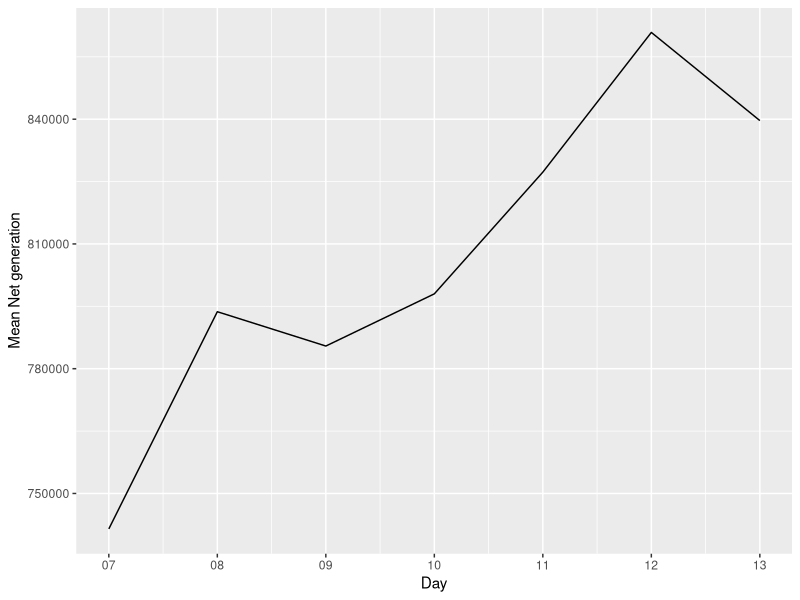

The R script that drew this image:
library(dplyr)
library(ggplot2)

A <- read.delim('data/table.tsv')

A$DateTime <- as.POSIXct( A$megawatthours, tz = "EST", format = "%H:%M EST %m/%d/%Y" )
B <- A[ order(A$DateTime), ]

B <- B[B$DateTime >= as.POSIXct("2021-02-07", tz = "EST") 
       & B$DateTime <= as.POSIXct("2021-02-13 23:59:59", tz = "EST") ,]

net_generation_cols <- c(
  "Net.generation",
  "Net.generation.1",
  "Net.generation.2",
  "Net.generation.3",
  "Net.generation.4",
  "Net.generation.5",
  "Net.generation.6",
  "Net.generation.7",
  "Net.generation.8",
  "Net.generation.9",
  "Net.generation.10"
)
B$Total_net_generation <- rowSums(B[,net_generation_cols])

C <- B %>%
    group_by(date = as.Date(DateTime)) %>%
    summarise(mean_net_generation = mean(Total_net_generation))

ggplot(C, aes(x = date, y = mean_net_generation)) +
  geom_line() +
  labs(x = "Day", y = "Mean Net generation") +
  scale_x_date(date_labels = "%d", date_breaks = "1 day")
